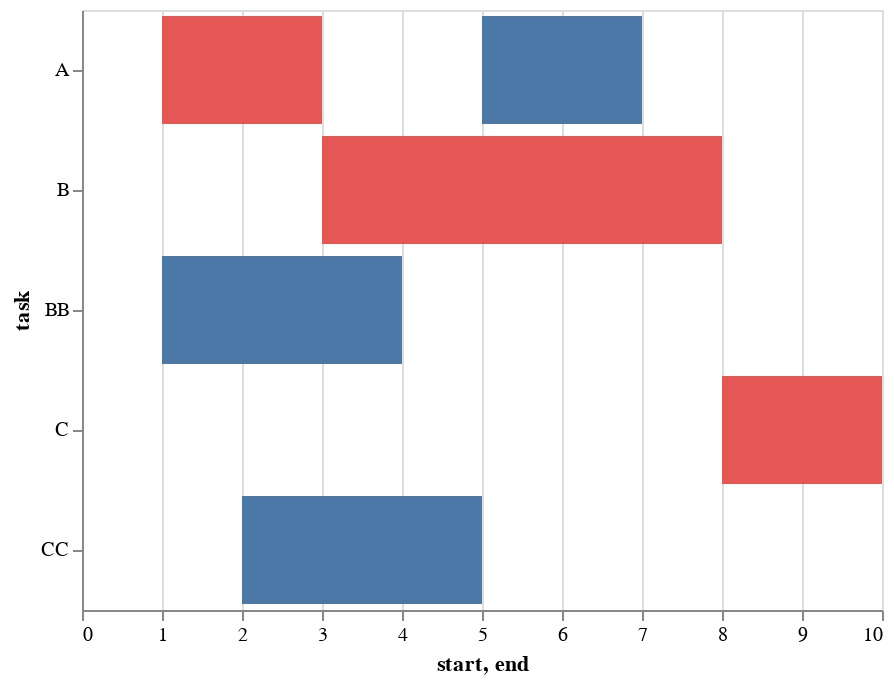

This figure's notebook cell:
### Code cell
import altair as alt
import pandas as pd

source = pd.DataFrame([
    {"task": "A", "start": 1, "end": 3},
    {"task": "B", "start": 3, "end": 8},
    {"task": "C", "start": 8, "end": 10}
])

source1 = pd.DataFrame([
    {"task": "A", "start": 5, "end": 7},
    {"task": "BB", "start": 1, "end": 4},
    {"task": "CC", "start": 2, "end": 5}
])
bar1 = alt.Chart(source).mark_bar(color="#e45755").encode(
    x='start',
    x2='end',
    y='task'
)

bar2 = alt.Chart(source1).mark_bar().encode(
    x='start',
    x2='end',
    y='task'
)
a = bar2+bar1
a

### Figure 1 — Vega-Lite specification as saved in the notebook (floating-point values rounded to 4 significant figures)
{"$schema": "https://vega.github.io/schema/vega-lite/v3.3.0.json", "config": {"mark": {"tooltip": null}, "view": {"height": 300, "width": 400}}, "datasets": {"data-4492a6b5581ac40825aa8ece71020d8a": [{"end": 3, "start": 1, "task": "A"}, {"end": 8, "start": 3, "task": "B"}, {"end": 10, "start": 8, "task": "C"}], "data-5c917e84b31af09b3d60f9cca2b0e2e5": [{"end": 7, "start": 5, "task": "A"}, {"end": 4, "start": 1, "task": "BB"}, {"end": 5, "start": 2, "task": "CC"}]}, "layer": [{"data": {"name": "data-5c917e84b31af09b3d60f9cca2b0e2e5"}, "encoding": {"x": {"field": "start", "type": "quantitative"}, "x2": {"field": "end"}, "y": {"field": "task", "type": "nominal"}}, "mark": "bar"}, {"data": {"name": "data-4492a6b5581ac40825aa8ece71020d8a"}, "encoding": {"x": {"field": "start", "type": "quantitative"}, "x2": {"field": "end"}, "y": {"field": "task", "type": "nominal"}}, "mark": {"color": "#e45755", "type": "bar"}}]}
